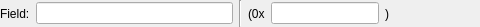
<?xml version="1.0" encoding="UTF-8"?>
<ui version="4.0">
 <class>UnsignedLongLongIntValueFieldWidget</class>
 <widget class="QWidget" name="UnsignedLongLongIntValueFieldWidget">
  <property name="geometry">
   <rect>
    <x>0</x>
    <y>0</y>
    <width>480</width>
    <height>27</height>
   </rect>
  </property>
  <property name="windowTitle">
   <string>Unsigned Long Long Int Value Field</string>
  </property>
  <layout class="QHBoxLayout" name="horizontalLayout_3" stretch="1,0,1">
   <property name="spacing">
    <number>6</number>
   </property>
   <property name="leftMargin">
    <number>0</number>
   </property>
   <property name="topMargin">
    <number>0</number>
   </property>
   <property name="rightMargin">
    <number>0</number>
   </property>
   <property name="bottomMargin">
    <number>0</number>
   </property>
   <item>
    <widget class="QWidget" name="m_valueWidget" native="true">
     <layout class="QHBoxLayout" name="m_valueWidgetLayout">
      <property name="leftMargin">
       <number>0</number>
      </property>
      <property name="topMargin">
       <number>0</number>
      </property>
      <property name="rightMargin">
       <number>0</number>
      </property>
      <property name="bottomMargin">
       <number>0</number>
      </property>
      <item>
       <widget class="QLabel" name="m_nameLabel">
        <property name="text">
         <string>Field:</string>
        </property>
       </widget>
      </item>
      <item>
       <widget class="QLineEdit" name="m_valueLineEdit">
        <property name="inputMask">
         <string/>
        </property>
       </widget>
      </item>
     </layout>
    </widget>
   </item>
   <item>
    <widget class="Line" name="m_sepLine">
     <property name="orientation">
      <enum>Qt::Vertical</enum>
     </property>
    </widget>
   </item>
   <item>
    <widget class="QWidget" name="m_serValueWidget" native="true">
     <layout class="QHBoxLayout" name="horizontalLayout_2">
      <property name="leftMargin">
       <number>0</number>
      </property>
      <property name="topMargin">
       <number>0</number>
      </property>
      <property name="rightMargin">
       <number>0</number>
      </property>
      <property name="bottomMargin">
       <number>0</number>
      </property>
      <item>
       <widget class="QLabel" name="m_serFrontLabel">
        <property name="text">
         <string>(0x</string>
        </property>
       </widget>
      </item>
      <item>
       <widget class="QLineEdit" name="m_serValueLineEdit"/>
      </item>
      <item>
       <widget class="QLabel" name="m_serBackLabel">
        <property name="text">
         <string>)</string>
        </property>
       </widget>
      </item>
      <item>
       <spacer name="horizontalSpacer_2">
        <property name="orientation">
         <enum>Qt::Horizontal</enum>
        </property>
        <property name="sizeHint" stdset="0">
         <size>
          <width>40</width>
          <height>20</height>
         </size>
        </property>
       </spacer>
      </item>
     </layout>
    </widget>
   </item>
  </layout>
 </widget>
 <resources/>
 <connections/>
</ui>
